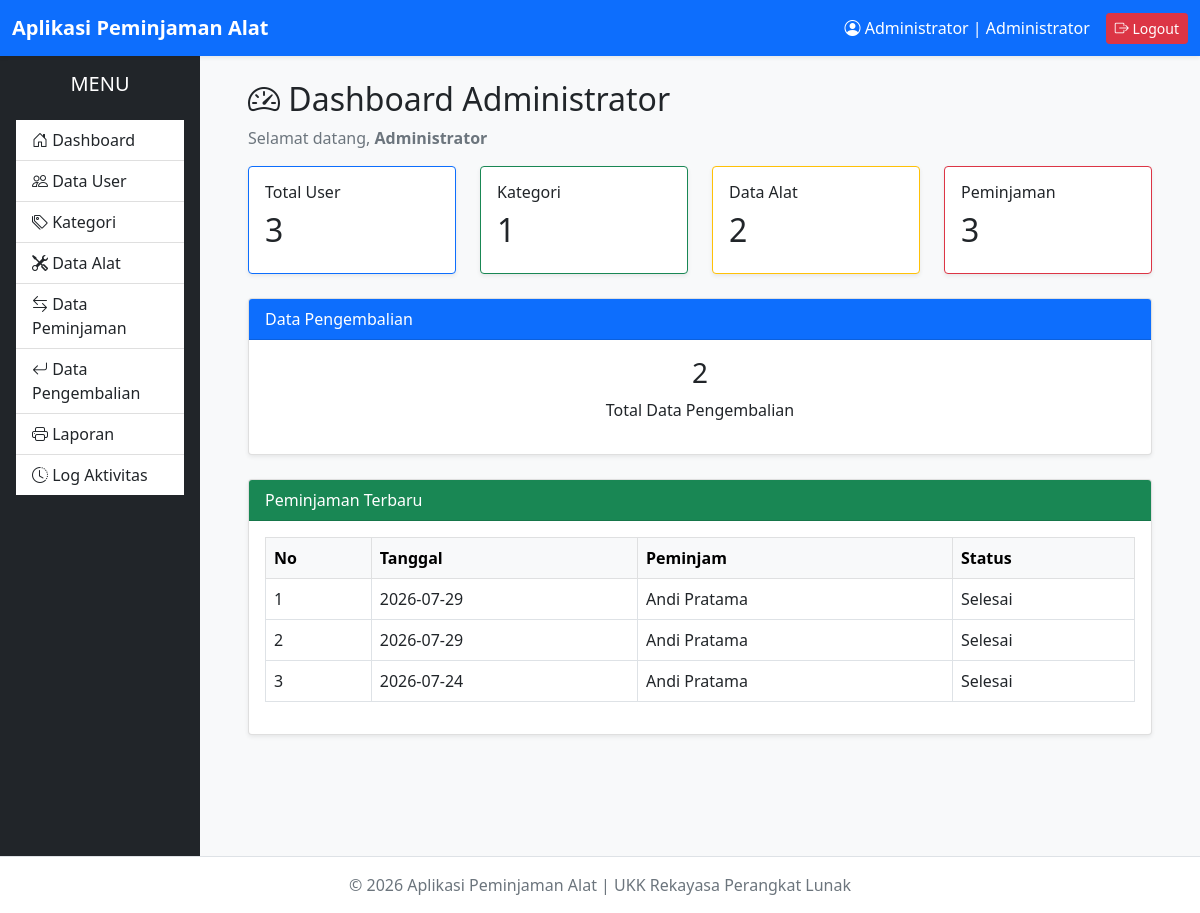
The page /administrator/dashboard.php (signed in) on the database as committed earlier.
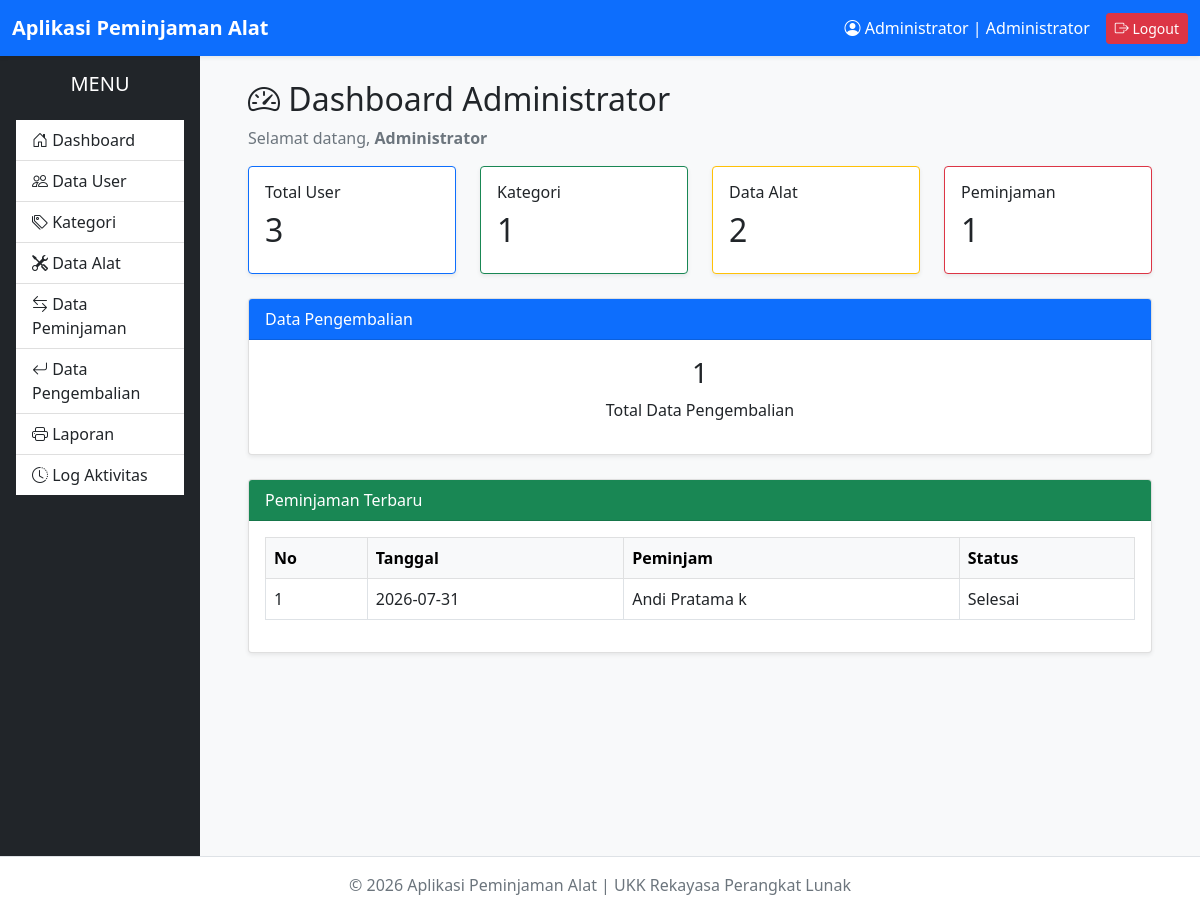
The same page on the database as committed later.
### tables this page shows
CREATE TABLE `peminjaman` (
  `id_peminjaman` int(11) NOT NULL,
  `id_user` int(11) NOT NULL,
  `tanggal_pinjam` date NOT NULL,
  `tanggal_kembali` date NOT NULL,
  `status` enum('Menunggu','Disetujui','Ditolak','Dipinjam','Selesai') DEFAULT 'Menunggu',
  `created_at` timestamp NOT NULL DEFAULT current_timestamp(),
  `updated_at` timestamp NOT NULL DEFAULT current_timestamp() ON UPDATE current_timestamp()
);

CREATE TABLE `users` (
  `id_user` int(11) NOT NULL,
  `nama_lengkap` varchar(100) NOT NULL,
  `username` varchar(50) NOT NULL,
  `password` varchar(255) NOT NULL,
  `level` enum('Administrator','Petugas','Peminjam') NOT NULL,
  `status` enum('Aktif','Tidak Aktif') DEFAULT 'Aktif',
  `created_at` timestamp NOT NULL DEFAULT current_timestamp(),
  `updated_at` timestamp NOT NULL DEFAULT current_timestamp() ON UPDATE current_timestamp()
);

### administrator/dashboard.php (the view, shortened to what this page needs)
<?php
require_once '../config/database.php';
require_once '../layouts/header.php';
require_once '../layouts/navbar.php';
require_once '../layouts/sidebar.php';
$queryUser = $conn->query('SELECT COUNT(*) AS total FROM users');
$totalUser = $queryUser->fetch_assoc()['total'];
$queryKategori = $conn->query('SELECT COUNT(*) AS total FROM kategori');
$totalKategori = $queryKategori->fetch_assoc()['total'];
$queryAlat = $conn->query('SELECT COUNT(*) AS total FROM alat');
$totalAlat = $queryAlat->fetch_assoc()['total'];
$queryPinjam = $conn->query('SELECT COUNT(*) AS total FROM peminjaman');
$totalPinjam = $queryPinjam->fetch_assoc()['total'];
$queryKembali = $conn->query('SELECT COUNT(*) AS total FROM pengembalian');
$totalKembali = $queryKembali->fetch_assoc()['total'];
?>
<div class="container-fluid">
    <h2 class="mb-2">
        <i class="bi bi-speedometer2"></i>
        Dashboard Administrator
    </h2>
    <p class="text-muted">
        Selamat datang,
        <strong><?= $_SESSION['nama_lengkap'] ?></strong>
    </p>
    <div class="row">
        <div class="col-lg-3 col-md-6 mb-4">
            <div class="card border-primary shadow-sm">
                <div class="card-body">
                    <h6>Total User</h6>
                    <h2><?= $totalUser ?></h2>
                </div>
            </div>
        </div>
        <div class="col-lg-3 col-md-6 mb-4">
            <div class="card border-success shadow-sm">
                <div class="card-body">
                    <h6>Kategori</h6>
                    <h2><?= $totalKategori ?></h2>
                </div>
            </div>
        </div>
        <div class="col-lg-3 col-md-6 mb-4">
            <div class="card border-warning shadow-sm">
                <div class="card-body">
                    <h6>Data Alat</h6>
                    <h2><?= $totalAlat ?></h2>
                </div>
            </div>
        </div>
        <div class="col-lg-3 col-md-6 mb-4">
            <div class="card border-danger shadow-sm">
                <div class="card-body">
                    <h6>Peminjaman</h6>
                    <h2><?= $totalPinjam ?></h2>
                </div>
            </div>
        </div>
    </div>
    <div class="row">
        <div class="col-md-12">
            <div class="card shadow-sm">
                <div class="card-header bg-primary text-white">
                    Data Pengembalian
                </div>
                <div class="card-body">
                    <h3 class="text-center">
                        <?= $totalKembali ?>
                    </h3>
                    <p class="text-center">
                        Total Data Pengembalian
                    </p>
                </div>
            </div>
        </div>
    </div>
    <br>
    <div class="card shadow-sm">
        <div class="card-header bg-success text-white">
            Peminjaman Terbaru
        </div>
        <div class="card-body table-responsive">
            <table class="table table-bordered table-hover">
                <thead class="table-light">
                    <tr>
                        <th>No</th>
                        <th>Tanggal</th>
                        <th>Peminjam</th>
                        <th>Status</th>
                    </tr>
                </thead>
                <tbody>
                    <?php
                    $sql = "
                        SELECT
                            p.*,
                            u.nama_lengkap
                        FROM peminjaman p
                        JOIN users u
                            ON p.id_user = u.id_user
                        ORDER BY p.id_peminjaman DESC
                        LIMIT 5
                    ";
                    $result = $conn->query($sql);
                    $no = 1;
                    while ($row = $result->fetch_assoc()) :
                    ?>
                    <tr>
                        <td><?= $no++ ?></td>
                        <td><?= $row['tanggal_pinjam'] ?></td>
                        <td><?= $row['nama_lengkap'] ?></td>
                        <td><?= $row['status'] ?></td>
                    </tr>
                    <?php endwhile; ?>
                </tbody>
            </table>
        </div>
    </div>
</div>
<?php
require_once '../layouts/footer.php';
?>

### layouts/header.php (shortened to what this page needs)
<!DOCTYPE html>
<html lang="id">
<head>
    <link href="<?= BASE_URL ?>/assets/css/bootstrap.min.css" rel="stylesheet">
    <link href="<?= BASE_URL ?>/assets/icons/bootstrap-icons/bootstrap-icons.css" rel="stylesheet">
    <link href="<?= BASE_URL ?>/assets/css/style.css" rel="stylesheet">
</head>
<body class="bg-light">

### layouts/navbar.php (shortened to what this page needs)
<nav class="navbar navbar-expand-lg navbar-dark bg-primary shadow-sm">
    <div class="container-fluid">
        <a class="navbar-brand fw-bold" href="#">
            Aplikasi Peminjaman Alat
        </a>
        <div class="collapse navbar-collapse"
             id="navbarMenu">
            <ul class="navbar-nav ms-auto align-items-center">
                <li class="nav-item me-3">
                    <span class="text-white">
                        <i class="bi bi-person-circle"></i>
                        <?= $_SESSION['nama_lengkap']; ?>
                        |
                        <?= $_SESSION['level']; ?>
                    </span>
                </li>
                <li class="nav-item">
                    <a href="../auth/logout.php"
                       class="btn btn-danger btn-sm">
                        <i class="bi bi-box-arrow-right"></i>
                        Logout
                    </a>
                </li>
            </ul>
        </div>
    </div>
</nav>

### layouts/sidebar.php (shortened to what this page needs)
<div class="container-fluid">
    <div class="row">
        <div class="col-md-2 bg-dark text-white min-vh-100 p-0">
            <div class="p-3">
                <h5 class="text-center mb-4">
                    MENU
                </h5>
                <div class="list-group list-group-flush">
                    <?php if ($_SESSION['level'] == 'Administrator') { ?>
                        <a href="<?= BASE_URL ?>/administrator/dashboard.php" class="list-group-item list-group-item-action">
                            <i class="bi bi-house-door"></i>
                            Dashboard
                        </a>
                        <a href="<?= BASE_URL ?>/administrator/user/index.php"
                            class="list-group-item list-group-item-action">
                            <i class="bi bi-people"></i>
                            Data User
                        </a>
                        <a href="<?= BASE_URL ?>/administrator/kategori/index.php"
                            class="list-group-item list-group-item-action">
                            <i class="bi bi-tags"></i>
                            Kategori
                        </a>
                        <a href="<?= BASE_URL ?>/administrator/alat/index.php"
                            class="list-group-item list-group-item-action">
                            <i class="bi bi-tools"></i>
                            Data Alat
                        </a>
                        <a href="<?= BASE_URL ?>/administrator/peminjaman/index.php"
                            class="list-group-item list-group-item-action">
                            <i class="bi bi-arrow-left-right"></i>
                            Data Peminjaman
                        </a>
                        <a href="<?= BASE_URL ?>/administrator/pengembalian/index.php"
                            class="list-group-item list-group-item-action">
                            <i class="bi bi-arrow-return-left"></i>
                            Data Pengembalian
                        </a>
                        <a href="laporan/index.php" class="list-group-item list-group-item-action">
                            <i class="bi bi-printer"></i>
                            Laporan
                        </a>
                        <a href="<?= BASE_URL ?>/administrator/log_aktivitas/index.php"
                            class="list-group-item list-group-item-action">
                            <i class="bi bi-clock-history"></i>
                            Log Aktivitas
                        </a>
                    <?php } ?>
                </div>
            </div>
        </div>
        <div class="col-md-10 p-4">

### layouts/footer.php (shortened to what this page needs)
</div>
</div>
</div>
<footer class="bg-white border-top py-3 mt-auto">
    <div class="container-fluid">
        <div class="text-center text-muted">
            &copy; <?= date('Y') ?>
            Aplikasi Peminjaman Alat |
            UKK Rekayasa Perangkat Lunak
        </div>
    </div>
</footer>
</body>
</html>

Rows that differ between the two databases and show on the page:
removed peminjaman: tanggal_pinjam "2026-07-29", id_user.nama_lengkap "Andi Pratama", status "Selesai"
removed peminjaman: tanggal_pinjam "2026-07-29", id_user.nama_lengkap "Andi Pratama", status "Selesai"
removed peminjaman: tanggal_pinjam "2026-07-24", id_user.nama_lengkap "Andi Pratama", status "Selesai"
added peminjaman: tanggal_pinjam "2026-07-31", id_user.nama_lengkap "Andi Pratama k", status "Selesai"
Other text that changed with them:
$totalPinjam: "3" → "1"
$totalKembali: "2" → "1"
